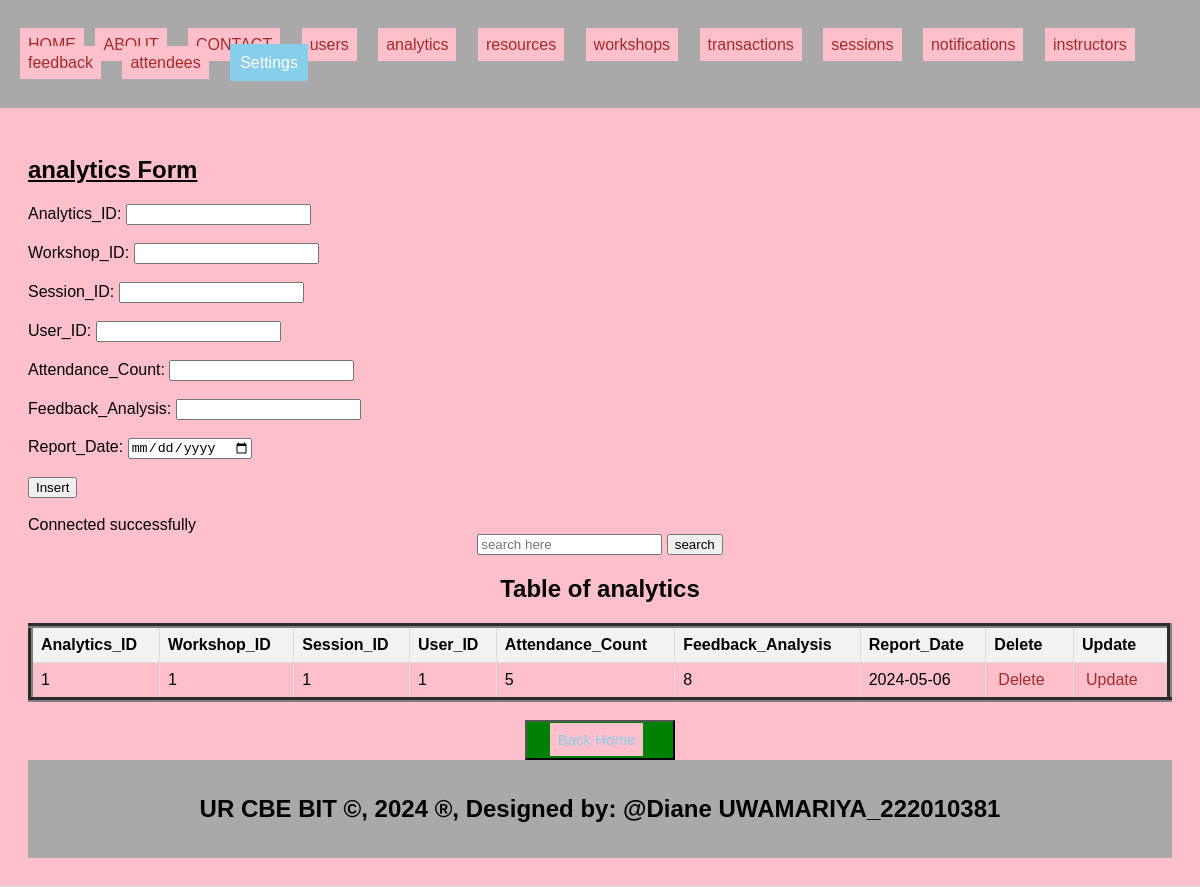
Page /analytics.php on the committed database.
### tables this page shows
CREATE TABLE `analytics` (
  `Analytics_ID` int(11) NOT NULL,
  `Workshop_ID` int(11) DEFAULT NULL,
  `Session_ID` int(11) DEFAULT NULL,
  `User_ID` int(11) DEFAULT NULL,
  `Attendance_Count` int(11) DEFAULT NULL,
  `Feedback_Analysis` text DEFAULT NULL,
  `Report_Date` date DEFAULT NULL
);

### analytics.php (the view, shortened to what this page needs)
<!DOCTYPE html>
<html lang="en">
<head>
    <link rel="stylesheet" type="text/css" href="style.css">
</head>
<body>
<header>
 <body bgcolor="pink">
    <ul style="list-style-type: none; padding: 0;">
        <li style="display: inline;"><a href="./home.html">HOME</a></li>
        <li style="display: inline; margin-right: 10px;"><a href="./about.html">ABOUT</a></li>
        <li style="display: inline; margin-right: 10px;"><a href="./contact.html">CONTACT</a></li>
    <li style="display: inline; margin-right: 10px;"><a href="./users.php">users</a>
  </li>
    <li style="display: inline; margin-right: 10px;"><a href="./analytics.php">analytics</a>
  </li>
    <li style="display: inline; margin-right: 10px;"><a href="./resources.php">resources</a>
  </li>
    <li style="display: inline; margin-right: 10px;"><a href="./workshops.php">workshops</a>
  </li>
    <li style="display: inline; margin-right: 10px;"><a href="./transactions.php">transactions</a>
  </li>
    <li style="display: inline; margin-right: 10px;"><a href="./sessions.php">sessions</a>
    <li style="display: inline; margin-right: 10px;"><a href="./notifications.php">notifications</a>
  </li>
    <li style="display: inline; margin-right: 10px;"><a href="./instructors.php">instructors</a>
  </li>
    <li style="display: inline; margin-right: 10px;"><a href="./feedback.php">feedback</a>
  </li>
    <li style="display: inline; margin-right: 10px;"><a href="./attendees.php">attendees</a>
  </li>
        <li class="dropdown" style="display: inline; margin-right: 10px;">
            <a href="#" style="padding: 10px; color: white; background-color: skyblue; text-decoration: none; margin-right: 15px;">Settings</a>
        </li>
    </ul>
</header>
<section>
    <h1><u>analytics Form</u></h1>
    <form method="post">
        <label for="Analytics_ID">Analytics_ID:</label>
        <input type="number" id="Analytics_ID" name="Analytics_ID"><br><br>
        <label for="Workshop_ID">Workshop_ID:</label>
        <input type="number" id="Workshop_ID" name="Workshop_ID"><br><br>
        <label for="Session_ID">Session_ID:</label>
        <input type="number" id="Session_ID" name="Session_ID"><br><br>
        <label for="User_ID">User_ID:</label>
        <input type="number" id="User_ID" name="User_ID"><br><br>
        <label for="Attendance_Count">Attendance_Count:</label>
        <input type="number" id="Attendance_Count" name="Attendance_Count"><br><br>
        <label for="Feedback_Analysis">Feedback_Analysis:</label>
        <input type="number" id="Feedback_Analysis" name="Feedback_Analysis" required><br><br>
        <label for="Report_Date">Report_Date:</label>
        <input type="date" id="Report_Date" name="Report_Date" required><br><br>
        <input type="submit" name="add" value="Insert"><br><br>
    </form>
<?php
include('db_conn.php');
$sql = "SELECT * FROM analytics";
$result = $connection->query($sql);
?>
<!DOCTYPE html>
<html>
<head>
</head>
<body>
    <center><form action="search_analytics" method="GET"><input type="text" name="query" placeholder="search here">
    <button>search</button></form><h2>Table of analytics</h2></center>
    <table border="5">
        <tr>
            <th>Analytics_ID</th>
            <th>Workshop_ID</th>
            <th>Session_ID</th>
            <th>User_ID</th>
            <th>Attendance_Count</th>
            <th>Feedback_Analysis</th>
            <th>Report_Date</th>
            <th>Delete</th>
            <th>Update</th>
        </tr>
        <?php
        if ($result->num_rows > 0) {
            while ($row = $result->fetch_assoc()) {
                $Analytics_ID = $row['Analytics_ID'];
                echo "<tr>
                    <td>" . $row['Analytics_ID'] . "</td>
                    <td>" . $row['Workshop_ID'] . "</td>
                    <td>" . $row['Session_ID'] . "</td>
                    <td>" . $row['User_ID'] . "</td>
                    <td>" . $row['Attendance_Count'] . "</td>
                    <td>" . $row['Feedback_Analysis'] . "</td>
                    <td>" . $row['Report_Date'] . "</td>
                      <td><a style='padding:4px' href='delete_analytics.php?Analytics_ID=$Analytics_ID'>Delete</a></td>
                    <td><a style='padding:4px' href='update_analytics.php?Analytics_ID=$Analytics_ID'>Update</a></td>
                </tr>";
            }
        } else {
            echo "<tr><td colspan='6'>No data found</td></tr>";
        }
        ?>
  </table>
    <br>
<center>
<button style="background-color: green; width: 150px;height: 40px;" ><a href="home.html" style=" font-size: 15px;color: skyblue;text-decoration: none" >Back Home</a></button>
</center>
</body>
</html>
    <footer>
  <center>
    <b><h2>UR CBE BIT &copy, 2024 &reg, Designed by: @Diane UWAMARIYA_222010381</h2></b>
  </center>
</footer>

### style.css (style rules this page uses)
body { font-family: Arial, sans-serif; margin: 0; padding: 0; }
.dropdown { position: relative; display: inline; margin-right: 10px; }
body { font-family: Arial,sans-serif; margin:0; padding:0; }
header { background-color:darkgray; padding: 20px; }
.dropdown { position: right; display:right; direction:rtl; }
section { padding:28px; border-bottom: 1px solid #ddd; }
footer { text-align: center; padding: 15px; background-color:darkgray; }

### analytics.php (style rules this page uses)
a { padding: 8px; color: white; background-color: pink; text-decoration: none; margin-right: 7px; }
a:link { color: brown; }
table { width: 100%; border-collapse: collapse; }
th, td { border: 1px solid #ddd; padding: 8px; text-align: left; }
th { background-color: #f2f2f2; }

### rows in the picture
analytics: Analytics_ID "1", Workshop_ID "1", Session_ID "1", User_ID "1", Attendance_Count "5", Feedback_Analysis "8", Report_Date "2024-05-06"
